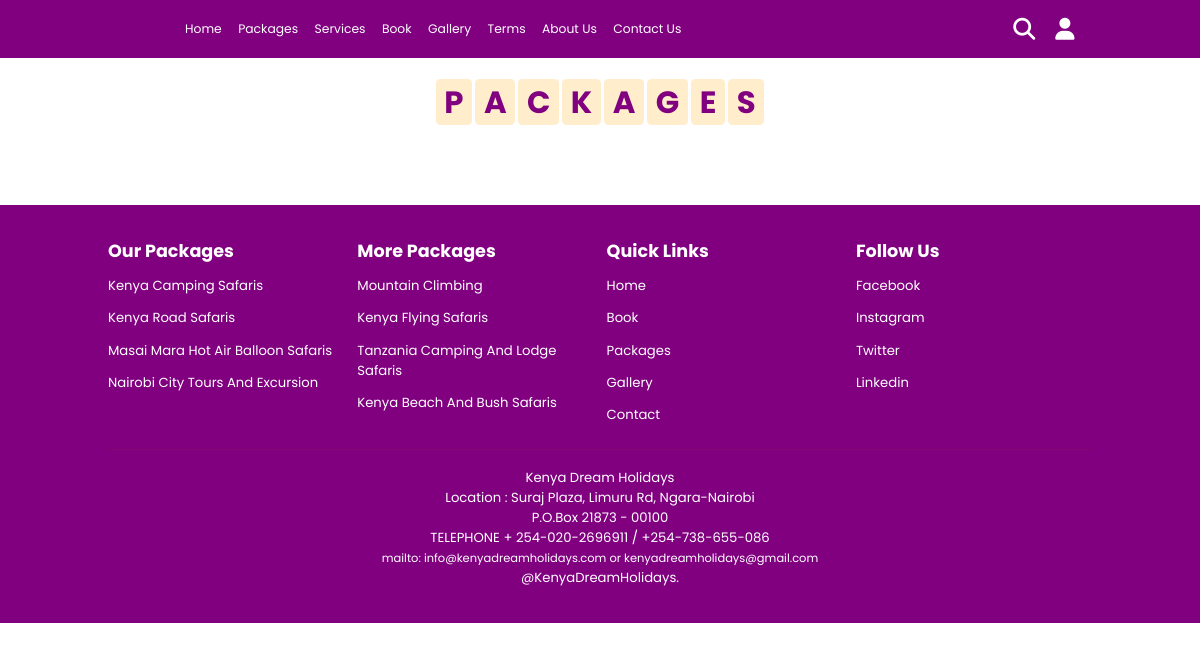
/packages/, run on an earlier commit of the app's database.
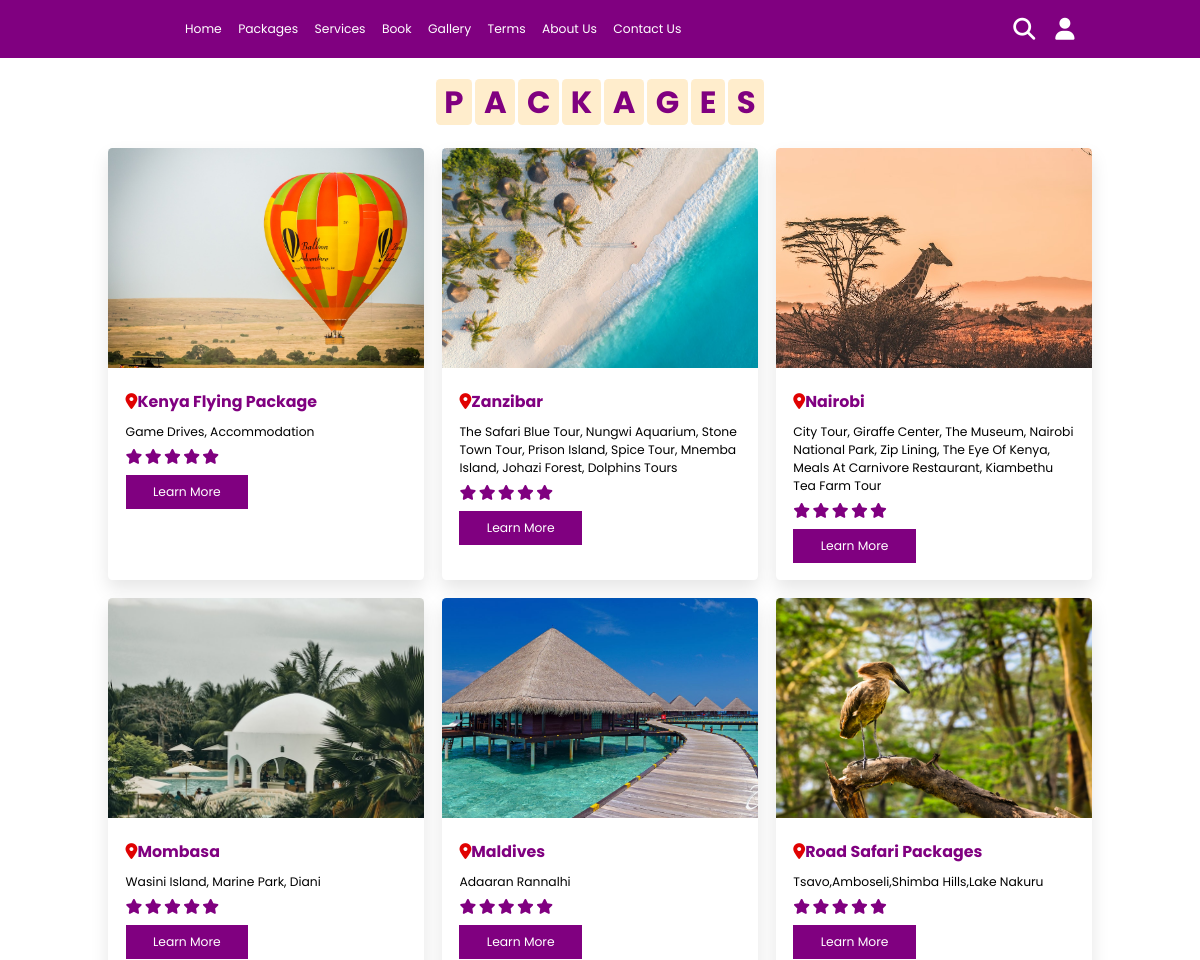
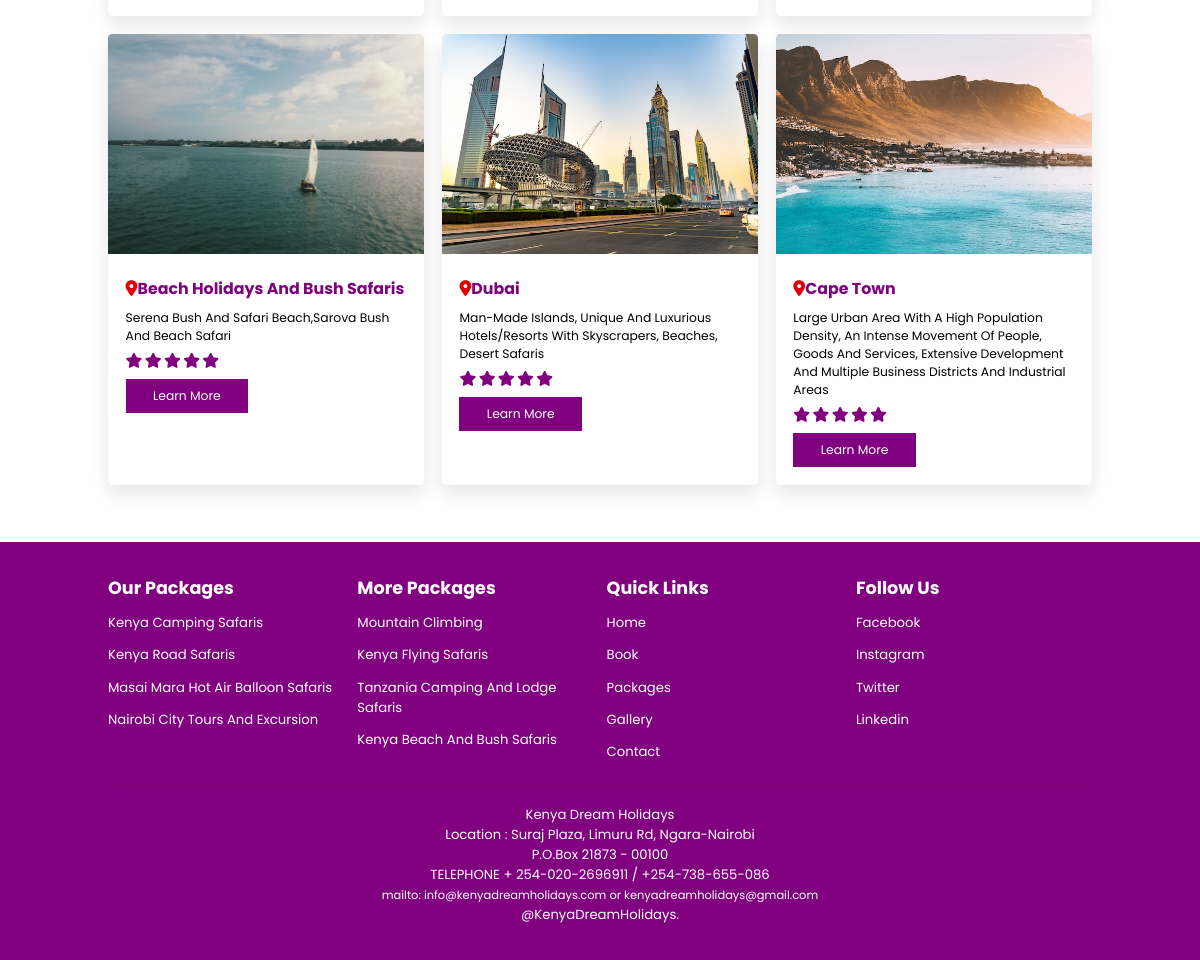
And on a later commit of the database (2 pictures, top to bottom).
### tours/models.py (models this page shows, shortened)
class Pack(models.Model):
    title = models.CharField(max_length=50)
    desc  = models.CharField(max_length=300)
    links = models.CharField(max_length=50)
    cover = models.ImageField(upload_to='images/')

### tours/views.py (the view)
# urls.py: path("packages/", PackPageView.as_view(), name="packages"),
class PackPageView(ListView):
    model = Pack
    template_name = "packages.html"

### tours/templates/packages.html (shortened to what this page needs)
  {% load static %}
  <!DOCTYPE html>
  <html lang="en">
  <head>
      <link rel="stylesheet" href="https://cdn.jsdelivr.net/npm/swiper@9/swiper-bundle.min.css"/>
      <link rel="stylesheet" href="https://cdnjs.cloudflare.com/ajax/libs/font-awesome/6.4.0/css/all.min.css" />
      <link rel="stylesheet" href="{% static 'style.css' %}">
  </head>
  <body>
    {% include 'nav.html' %}
    {% block package %}
    <section class="packages" id="packages">
        <h1 class="heading">
            <span>p</span>
            <span>a</span>
            <span>c</span>
            <span>k</span>
            <span>a</span>
            <span>g</span>
            <span>e</span>
            <span>s</span>
        </h1>
        <div class="box-container">
            {% for pack in object_list %}
            <div class="box">
                <img src="{{ pack.cover.url}}" alt="{{ pack.title }}">
                <div class="content">
                    <h3><i class="fas fa-map-marker-alt"></i>{{ pack.title }}</h3>
                    <p>{{pack.desc}}</p>
                    <div class="stars">
                        <i class="fas fa-star"></i>
                        <i class="fas fa-star"></i>
                        <i class="fas fa-star"></i>
                        <i class="fas fa-star"></i>
                        <i class="fas fa-star"></i>
                    </div>
                    <a href="{{pack.links}}" class="btn">Learn More</a>
                </div>
            </div>
            {% endfor %}
        </div>
    </section>
    {% endblock %}
    {% include 'footer.html' %}
      </body>

### tours/templates/nav.html (shortened to what this page needs)
{% load static %}
  <!DOCTYPE html>
  <html lang="en">
  <head>
      <link rel="stylesheet" href="https://cdn.jsdelivr.net/npm/swiper@9/swiper-bundle.min.css"/>
      <link rel="stylesheet" href="https://cdnjs.cloudflare.com/ajax/libs/font-awesome/6.4.0/css/all.min.css" />
      <link rel="stylesheet" href="{% static 'style.css' %}">
  </head>
  <body>
<header>
    <nav class="navbar">
        <a href="index.html">home</a>
        <a href="/packages">packages</a>
        <a href="services.html">services</a>
        <a href="book.html">book</a>
        <a href="gallery.html">gallery</a>
        <a href="terms.html">Terms</a>
        <a href="aboutus.html">about us</a>
        <a href="contactus.html">contact us</a>
    </nav>
    <div class="icons">
        <i class="fas fa-search" id="search-btn"></i>
        <i class="fas fa-user" id="login-btn"></i>
    </div>
    <form action="" class="search-bar-container">
        <input type="search" id="search-bar" placeholder="search here...">
        <label for="search-bar" class="fas fa-search"></label>
    </form>
</header>
</body>

### tours/templates/footer.html (shortened to what this page needs)
{% load static %}
  <!DOCTYPE html>
  <html lang="en">
  <head>
      <link rel="stylesheet" href="https://cdn.jsdelivr.net/npm/swiper@9/swiper-bundle.min.css"/>
      <link rel="stylesheet" href="https://cdnjs.cloudflare.com/ajax/libs/font-awesome/6.4.0/css/all.min.css" />
      <link rel="stylesheet" href="{% static 'style.css' %}">
  </head>
  <body>
<section class="footer">
    <div class="box-container">
         <div class="box">
            <h3>Our Packages </h3>
            <a href="camp.html">Kenya Camping Safaris</a>
            <a href="lodge.html">Kenya Road Safaris </a>
            <a href="mara.html">Masai Mara Hot Air Balloon Safaris</a>
            <a href="excursion.html">Nairobi City Tours and Excursion</a>
         </div>
         <div class="box">
            <h3>More Packages</h3>
            <a href="mountain.html">Mountain Climbing</a>
            <a href="fly.html">Kenya Flying Safaris</a>
            <a href="tsafari.html">Tanzania Camping and Lodge Safaris </a>
            <a href="short.html">Kenya Beach and bush safaris</a>
         </div>
        <div class="box">
            <h3>quick links</h3>
            <a href="#home">home</a>
            <a href="#book">book</a>
            <a href="#packages">packages</a>
            <a href="#gallery">gallery</a>
            <a href="#contact">contact</a>
        </div>
        <div class="box">
            <h3>follow us</h3>
            <a href="https://facebook.com/kenyadreamholidays">facebook</a>
            <a href="https://www.instagram.com/kenyadreamholidays">Instagram</a>
            <a href="https://twitter.com/kenyadreamholid">twitter</a>
            <a href="https://ke.linkedin.com/in/cate-mburu-9a94115a">linkedin</a>
         </div>
    </div>
    <h1 class="credit">Kenya Dream Holidays
      <br> Location : Suraj Plaza, Limuru Rd, Ngara-Nairobi
      <br>P.O.Box 21873 - 00100
      <br>TELEPHONE + 254-020-2696911 / +254-738-655-086
      <br><span> Mailto: info@kenyadreamholidays.com  or kenyadreamholidays@gmail.com </span>
      <br>@KenyaDreamHolidays.
  </h1>
</section>
</body>

### tours/static/style.css (style rules this page uses)
:root { --orange:#e00202; --brown:purple; --black: black; }
* { font-family: 'Poppins', sans-serif; margin: 0;padding: 0; box-sizing: border-box; text-transform: capitalize; outline: none; border:none; text-decoration: none; transition: all .2s linear; color: var(--black); }
h3 { color: var(--brown); }
html { font-size: 80%; overflow-x: hidden; scroll-padding-top: 6rem; scroll-behavior: smooth; }
section { margin-top: 40px; padding: 2rem 9%; }
.heading { text-align: center; padding: 2.5rem 0; }
.heading span { font-size: 3.5rem; background: rgba(255,165,0,.2); color: var(--brown); border-radius: .5rem; padding: .2rem 1rem; }
.btn { display: inline-block; margin-top: 1rem; background: var(--brown); color: #fff; padding: .8rem 3rem; border: .2rem solid var(--brown); cursor: pointer; font-size: 1.4rem; }
header { position: fixed; top: 0;left: 0; right: 0; background: var(--brown); z-index: 1000; display: flex; align-items: center; justify-content: space-between; padding: 2rem 9%; }
header .navbar { text-align: center; margin-left: 70px; }
header .navbar a { color: #fff; font-size: 1.4rem; margin: 0 .8rem; }
header .icons i { font-size: 2.5rem; color: #fff; cursor: pointer; margin-right: 2rem; }
header .search-bar-container { position: absolute; top: 100%; left: 0; right: 0; padding: 1.5rem 2rem; background: var(--brown); border-top: .1rem solid var(--brown); display: flex; align-items: center; z-index: 1001; clip-path: polygon(0 0, 100% 0, 100% 0, 0 0); }
header .search-bar-container #search-bar { width: 100%; padding: 1rem; text-transform: none; color: var(--brown); font-size: 1.7rem; border-radius: .5rem; }
header .search-bar-container label { color: #fff; cursor: pointer; font-size: 3rem; margin-left: 1.5rem; }
.packages .box-container { display: flex; flex-wrap: wrap; gap: 2rem; }
.packages .box-container .box { flex: 1 1 30rem; border-radius: .5rem; overflow: hidden; box-shadow: 0 1rem 2rem rgba(0, 0, 0, .1); }
.packages .box-container .box img { height: 25rem; width: 100%; object-fit: cover; }
.packages .box-container .box .content { padding: 2rem; }
.packages .box-container .box .content h3 { font-size: 1.8rem; color: var(--brown); }
.packages .box-container .box .content h3 i { color: var(--orange); }
.packages .box-container .box .content p { font-size: 1.4rem; color: var(--black); padding: 1rem 0; }
.packages .box-container .box .content .stars i { font-size: 1.7rem; color: var(--brown); }
.footer { background: var(--brown); }
.footer .box-container { display: flex; flex-wrap: wrap; gap: 1.5rem; }
.footer .box-container .box { padding: 1rem 0; flex: 1 1 25rem; }
.footer .box-container .box h3 { font-size: 2rem; padding: .7rem 0; color: #fff; }
.footer .box-container .box a { display: block; font-size: 1.5rem; padding: .7rem 0; color: #fff; }
.footer .credit { text-align: center; padding: 2rem 1rem; margin-top: 1rem; font-size: 1.5rem; font-weight: normal; color: #fff; border-top: .1rem solid rgba(131, 42, 42, 0.2); }
.footer .credit span { color: white; text-transform: lowercase; font-size: 1.3rem; }
@media (max-width: 1200px) { html { font-size: 55%; } }

What changed in the data, as far as the page shows it:
added Pack: cover (picture), title "Kenya Flying Package", desc "Game Drives, Accommodation"
added Pack: cover (picture), title "Zanzibar", desc "The Safari Blue Tour, Nungwi Aquarium, Stone Town Tour, Prison Island, Spice Tour, Mnemba Island, Johazi Forest, Dolphins Tours"
added Pack: cover (picture), title "Nairobi", desc "City Tour, Giraffe Center, The Museum, Nairobi National Park, Zip Lining, The Eye Of Kenya, Meals At Carnivore Restaurant, Kiambethu Tea Farm Tour"
added Pack: cover (picture), title "Mombasa", desc "Wasini Island, Marine Park, Diani"
added Pack: cover (picture), title "Maldives", desc "Adaaran Rannalhi"
added Pack: cover (picture), title "Road Safari Packages", desc "Tsavo,Amboseli,shimba Hills,lake Nakuru"
added Pack: cover (picture), title "Beach Holidays And Bush Safaris", desc "Serena Bush And Safari Beach,sarova Bush And Beach Safari"
added Pack: cover (picture), title "Dubai", desc "Man-Made Islands, Unique And Luxurious Hotels/Resorts With Skyscrapers, Beaches, Desert Safaris"
added Pack: cover (picture), title "Cape Town", desc "Large Urban Area With A High Population Density, An Intense Movement Of People, Goods And Services, Extensive Development And Multiple Business Districts And Industrial Areas"
